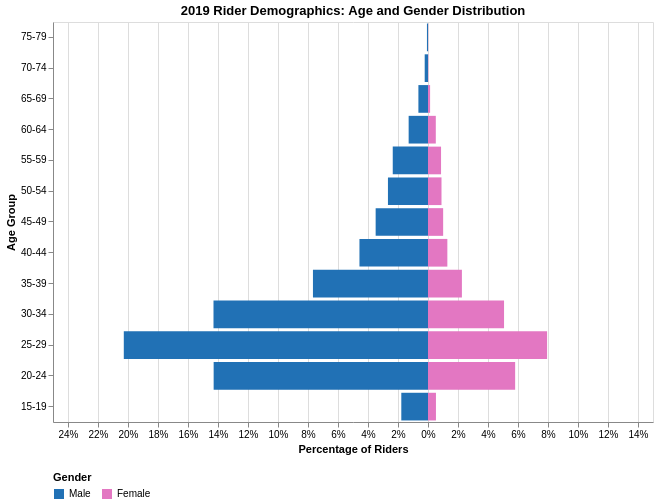

The notebook cell saved with this chart:
### Markdown cell above
### Chart

### Code cell
day_type_select = alt.selection_point(
    fields=['day_type'],
    bind=alt.binding_radio(
        options=['Weekday', 'Weekend', 'Total'],
        name='Day Type: '
    ),
    value='Total'
)

viz3_chart = alt.Chart(viz3).mark_bar().encode(
    y=alt.Y('age_group:O',
            title='Age Group',
            sort=alt.SortOrder('descending')),
    x=alt.X('plot_pct:Q',
            title='Percentage of Riders',
            axis=alt.Axis(
                format='.1f',
                labelExpr="abs(datum.value) + '%'"
            ),
            scale=alt.Scale(domain=[-25, 15])),
    color=alt.Color('gender_label:N',
                    title='Gender',
                    scale=alt.Scale(
                        domain=['Male', 'Female'],
                        range=['#2171b5', '#e377c2']
                    ),
                    legend=alt.Legend(orient='bottom')),
    tooltip=[
        alt.Tooltip('age_group:N', title='Age Group'),
        alt.Tooltip('gender_label:N', title='Gender'),
        alt.Tooltip('percentage:Q', title='%', format='.1f'),
        alt.Tooltip('count:Q', title='Riders', format=',')
    ]
).add_params(
    day_type_select
).transform_filter(
    day_type_select
).properties(
    title='2019 Rider Demographics: Age and Gender Distribution',
    width=600,
    height=400
)

viz3_chart.display()

### Figure 1 — Vega-Lite specification as saved in the notebook (floating-point values rounded to 4 significant figures)
{"config": {"view": {"continuousWidth": 300, "continuousHeight": 300}}, "data": {"name": "data-0c5abbb931759a29f0b2164acf7d23df"}, "mark": {"type": "bar"}, "encoding": {"color": {"field": "gender_label", "legend": {"orient": "bottom"}, "scale": {"domain": ["Male", "Female"], "range": ["#2171b5", "#e377c2"]}, "title": "Gender", "type": "nominal"}, "tooltip": [{"field": "age_group", "title": "Age Group", "type": "nominal"}, {"field": "gender_label", "title": "Gender", "type": "nominal"}, {"field": "percentage", "format": ".1f", "title": "%", "type": "quantitative"}, {"field": "count", "format": ",", "title": "Riders", "type": "quantitative"}], "x": {"axis": {"format": ".1f", "labelExpr": "abs(datum.value) + '%'"}, "field": "plot_pct", "scale": {"domain": [-25, 15]}, "title": "Percentage of Riders", "type": "quantitative"}, "y": {"field": "age_group", "sort": "descending", "title": "Age Group", "type": "ordinal"}}, "height": 400, "params": [{"name": "param_d7f9c4d4b60a2350", "select": {"type": "point", "fields": ["day_type"]}, "bind": {"input": "radio", "options": ["Weekday", "Weekend", "Total"], "name": "Day Type: "}, "value": "Total"}], "title": "2019 Rider Demographics: Age and Gender Distribution", "transform": [{"filter": {"param": "param_d7f9c4d4b60a2350"}}], "width": 600, "$schema": "https://vega.github.io/schema/vega-lite/v6.1.0.json", "datasets": {"data-0c5abbb931759a29f0b2164acf7d23df": [{"age_group": "15-19", "gender_label": "Female", "count": 7868, "percentage": 0.45, "day_type": "Weekday", "plot_pct": 0.45}, {"age_group": "15-19", "gender_label": "Male", "count": 27912, "percentage": 1.59, "day_type": "Weekday", "plot_pct": -1.59}, {"age_group": "20-24", "gender_label": "Female", "count": 92368, "percentage": 5.26, "day_type": "Weekday", "plot_pct": 5.26}, {"age_group": "20-24", "gender_label": "Male", "count": 237058, "percentage": 13.5, "day_type": "Weekday", "plot_pct": -13.5}, {"age_group": "25-29", "gender_label": "Female", "count": 132267, "percentage": 7.53, "day_type": "Weekday", "plot_pct": 7.53}, {"age_group": "25-29", "gender_label": "Male", "count": 346999, "percentage": 19.76, "day_type": "Weekday", "plot_pct": -19.76}, {"age_group": "30-34", "gender_label": "Female", "count": 87083, "percentage": 4.96, "day_type": "Weekday", "plot_pct": 4.96}, {"age_group": "30-34", "gender_label": "Male", "count": 257018, "percentage": 14.63, "day_type": "Weekday", "plot_pct": -14.63}, {"age_group": "35-39", "gender_label": "Female", "count": 41036, "percentage": 2.34, "day_type": "Weekday", "plot_pct": 2.34}, {"age_group": "35-39", "gender_label": "Male", "count": 145358, "percentage": 8.28, "day_type": "Weekday", "plot_pct": -8.28}, {"age_group": "40-44", "gender_label": "Female", "count": 23655, "percentage": 1.35, "day_type": "Weekday", "plot_pct": 1.35}, {"age_group": "40-44", "gender_label": "Male", "count": 88223, "percentage": 5.02, "day_type": "Weekday", "plot_pct": -5.02}, {"age_group": "45-49", "gender_label": "Female", "count": 18300, "percentage": 1.04, "day_type": "Weekday", "plot_pct": 1.04}, {"age_group": "45-49", "gender_label": "Male", "count": 67830, "percentage": 3.86, "day_type": "Weekday", "plot_pct": -3.86}, {"age_group": "50-54", "gender_label": "Female", "count": 16316, "percentage": 0.93, "day_type": "Weekday", "plot_pct": 0.93}, {"age_group": "50-54", "gender_label": "Male", "count": 51326, "percentage": 2.92, "day_type": "Weekday", "plot_pct": -2.92}, {"age_group": "55-59", "gender_label": "Female", "count": 15690, "percentage": 0.89, "day_type": "Weekday", "plot_pct": 0.89}, {"age_group": "55-59", "gender_label": "Male", "count": 44338, "percentage": 2.52, "day_type": "Weekday", "plot_pct": -2.52}, {"age_group": "60-64", "gender_label": "Female", "count": 9730, "percentage": 0.55, "day_type": "Weekday", "plot_pct": 0.55}, {"age_group": "60-64", "gender_label": "Male", "count": 25129, "percentage": 1.43, "day_type": "Weekday", "plot_pct": -1.43}, {"age_group": "65-69", "gender_label": "Female", "count": 2490, "percentage": 0.14, "day_type": "Weekday", "plot_pct": 0.14}, {"age_group": "65-69", "gender_label": "Male", "count": 12447, "percentage": 0.71, "day_type": "Weekday", "plot_pct": -0.71}, {"age_group": "70-74", "gender_label": "Female", "count": 344, "percentage": 0.02, "day_type": "Weekday", "plot_pct": 0.02}, {"age_group": "70-74", "gender_label": "Male", "count": 4001, "percentage": 0.23, "day_type": "Weekday", "plot_pct": -0.23}, {"age_group": "75-79", "gender_label": "Female", "count": 288, "percentage": 0.02, "day_type": "Weekday", "plot_pct": 0.02}, {"age_group": "75-79", "gender_label": "Male", "count": 1261, "percentage": 0.07, "day_type": "Weekday", "plot_pct": -0.07}, {"age_group": "15-19", "gender_label": "Female", "count": 4093, "percentage": 0.84, "day_type": "Weekend", "plot_pct": 0.84}, {"age_group": "15-19", "gender_label": "Male", "count": 11978, "percentage": 2.46, "day_type": "Weekend", "plot_pct": -2.46}, {"age_group": "20-24", "gender_label": "Female", "count": 37934, "percentage": 7.8, "day_type": "Weekend", "plot_pct": 7.8}, {"age_group": "20-24", "gender_label": "Male", "count": 83433, "percentage": 17.15, "day_type": "Weekend", "plot_pct": -17.15}, {"age_group": "25-29", "gender_label": "Female", "count": 45822, "percentage": 9.42, "day_type": "Weekend", "plot_pct": 9.42}, {"age_group": "25-29", "gender_label": "Male", "count": 107895, "percentage": 22.17, "day_type": "Weekend", "plot_pct": -22.17}, {"age_group": "30-34", "gender_label": "Female", "count": 26640, "percentage": 5.48, "day_type": "Weekend", "plot_pct": 5.48}, {"age_group": "30-34", "gender_label": "Male", "count": 63761, "percentage": 13.1, "day_type": "Weekend", "plot_pct": -13.1}, {"age_group": "35-39", "gender_label": "Female", "count": 9593, "percentage": 1.97, "day_type": "Weekend", "plot_pct": 1.97}, {"age_group": "35-39", "gender_label": "Male", "count": 26671, "percentage": 5.48, "day_type": "Weekend", "plot_pct": -5.48}, {"age_group": "40-44", "gender_label": "Female", "count": 5238, "percentage": 1.08, "day_type": "Weekend", "plot_pct": 1.08}, {"age_group": "40-44", "gender_label": "Male", "count": 14228, "percentage": 2.92, "day_type": "Weekend", "plot_pct": -2.92}, {"age_group": "45-49", "gender_label": "Female", "count": 4287, "percentage": 0.88, "day_type": "Weekend", "plot_pct": 0.88}, {"age_group": "45-49", "gender_label": "Male", "count": 10416, "percentage": 2.14, "day_type": "Weekend", "plot_pct": -2.14}, {"age_group": "50-54", "gender_label": "Female", "count": 3875, "percentage": 0.8, "day_type": "Weekend", "plot_pct": 0.8}, {"age_group": "50-54", "gender_label": "Male", "count": 8627, "percentage": 1.77, "day_type": "Weekend", "plot_pct": -1.77}, {"age_group": "55-59", "gender_label": "Female", "count": 3912, "percentage": 0.8, "day_type": "Weekend", "plot_pct": 0.8}, {"age_group": "55-59", "gender_label": "Male", "count": 8331, "percentage": 1.71, "day_type": "Weekend", "plot_pct": -1.71}, {"age_group": "60-64", "gender_label": "Female", "count": 1987, "percentage": 0.41, "day_type": "Weekend", "plot_pct": 0.41}, {"age_group": "60-64", "gender_label": "Male", "count": 3844, "percentage": 0.79, "day_type": "Weekend", "plot_pct": -0.79}, {"age_group": "65-69", "gender_label": "Female", "count": 669, "percentage": 0.14, "day_type": "Weekend", "plot_pct": 0.14}, {"age_group": "65-69", "gender_label": "Male", "count": 1973, "percentage": 0.41, "day_type": "Weekend", "plot_pct": -0.41}, {"age_group": "70-74", "gender_label": "Female", "count": 82, "percentage": 0.02, "day_type": "Weekend", "plot_pct": 0.02}, {"age_group": "70-74", "gender_label": "Male", "count": 937, "percentage": 0.19, "day_type": "Weekend", "plot_pct": -0.19}, {"age_group": "75-79", "gender_label": "Female", "count": 46, "percentage": 0.01, "day_type": "Weekend", "plot_pct": 0.01}, {"age_group": "75-79", "gender_label": "Male", "count": 294, "percentage": 0.06, "day_type": "Weekend", "plot_pct": -0.06}, {"age_group": "15-19", "gender_label": "Female", "count": 11961, "percentage": 0.53, "day_type": "Total", "plot_pct": 0.53}, {"age_group": "15-19", "gender_label": "Male", "count": 39890, "percentage": 1.78, "day_type": "Total", "plot_pct": -1.78}, {"age_group": "20-24", "gender_label": "Female", "count": 130302, "percentage": 5.81, "day_type": "Total", "plot_pct": 5.81}, {"age_group": "20-24", "gender_label": "Male", "count": 320491, "percentage": 14.29, "day_type": "Total", "plot_pct": -14.29}, {"age_group": "25-29", "gender_label": "Female", "count": 178089, "percentage": 7.94, "day_type": "Total", "plot_pct": 7.94}, {"age_group": "25-29", "gender_label": "Male", "count": 454894, "percentage": 20.28, "day_type": "Total", "plot_pct": -20.28}, {"age_group": "30-34", "gender_label": "Female", "count": 113723, "percentage": 5.07, "day_type": "Total", "plot_pct": 5.07}, {"age_group": "30-34", "gender_label": "Male", "count": 320779, "percentage": 14.3, "day_type": "Total", "plot_pct": -14.3}, {"age_group": "35-39", "gender_label": "Female", "count": 50629, "percentage": 2.26, "day_type": "Total", "plot_pct": 2.26}, {"age_group": "35-39", "gender_label": "Male", "count": 172029, "percentage": 7.67, "day_type": "Total", "plot_pct": -7.67}, {"age_group": "40-44", "gender_label": "Female", "count": 28893, "percentage": 1.29, "day_type": "Total", "plot_pct": 1.29}, {"age_group": "40-44", "gender_label": "Male", "count": 102451, "percentage": 4.57, "day_type": "Total", "plot_pct": -4.57}, {"age_group": "45-49", "gender_label": "Female", "count": 22587, "percentage": 1.01, "day_type": "Total", "plot_pct": 1.01}, {"age_group": "45-49", "gender_label": "Male", "count": 78246, "percentage": 3.49, "day_type": "Total", "plot_pct": -3.49}, {"age_group": "50-54", "gender_label": "Female", "count": 20191, "percentage": 0.9, "day_type": "Total", "plot_pct": 0.9}, {"age_group": "50-54", "gender_label": "Male", "count": 59953, "percentage": 2.67, "day_type": "Total", "plot_pct": -2.67}, {"age_group": "55-59", "gender_label": "Female", "count": 19602, "percentage": 0.87, "day_type": "Total", "plot_pct": 0.87}, {"age_group": "55-59", "gender_label": "Male", "count": 52669, "percentage": 2.35, "day_type": "Total", "plot_pct": -2.35}, {"age_group": "60-64", "gender_label": "Female", "count": 11717, "percentage": 0.52, "day_type": "Total", "plot_pct": 0.52}, {"age_group": "60-64", "gender_label": "Male", "count": 28973, "percentage": 1.29, "day_type": "Total", "plot_pct": -1.29}, {"age_group": "65-69", "gender_label": "Female", "count": 3159, "percentage": 0.14, "day_type": "Total", "plot_pct": 0.14}, {"age_group": "65-69", "gender_label": "Male", "count": 14420, "percentage": 0.64, "day_type": "Total", "plot_pct": -0.64}, {"age_group": "70-74", "gender_label": "Female", "count": 426, "percentage": 0.02, "day_type": "Total", "plot_pct": 0.02}, {"age_group": "70-74", "gender_label": "Male", "count": 4938, "percentage": 0.22, "day_type": "Total", "plot_pct": -0.22}, {"age_group": "75-79", "gender_label": "Female", "count": 334, "percentage": 0.01, "day_type": "Total", "plot_pct": 0.01}, {"age_group": "75-79", "gender_label": "Male", "count": 1555, "percentage": 0.07, "day_type": "Total", "plot_pct": -0.07}]}}
